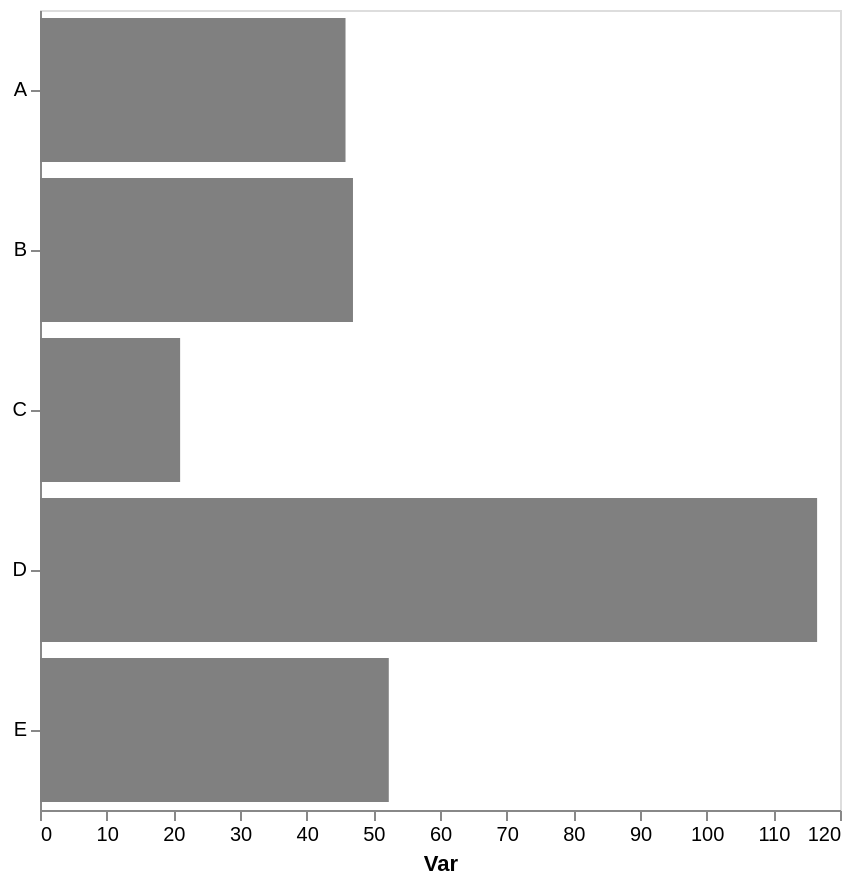

Specify this chart in Vega-Lite:
### Vega-Lite specification from a JSON file in a GitHub repository (floating-point values rounded to 4 significant figures)
{"config": {"view": {"continuousWidth": 300, "continuousHeight": 300}, "axis": {"grid": false}, "bar": {"color": "gray"}}, "data": {"name": "data-065e57b190f8beae8c2ba82c9d197736"}, "mark": {"type": "bar"}, "encoding": {"x": {"aggregate": "mean", "axis": {"title": "Var"}, "field": "var1", "type": "quantitative"}, "y": {"axis": {"title": null}, "field": "cat", "type": "nominal"}}, "height": 400, "width": 400, "$schema": "https://vega.github.io/schema/vega-lite/v5.17.0.json", "datasets": {"data-065e57b190f8beae8c2ba82c9d197736": [{"cat": "B", "var1": 51.8, "var2": 44.43}, {"cat": "C", "var1": 21.02, "var2": 45.92}, {"cat": "B", "var1": 46.01, "var2": 54.92}, {"cat": "E", "var1": 55.62, "var2": 54.06}, {"cat": "E", "var1": 59.92, "var2": 43.95}, {"cat": "B", "var1": 37.95, "var2": 55.16}, {"cat": "A", "var1": 65.79, "var2": 57.89}, {"cat": "E", "var1": 41.42, "var2": 37.56}, {"cat": "D", "var1": 101.2, "var2": 62.5}, {"cat": "D", "var1": 132.0, "var2": 49.54}, {"cat": "A", "var1": 25.86, "var2": 45.97}, {"cat": "B", "var1": 52.03, "var2": 35.93}]}}
